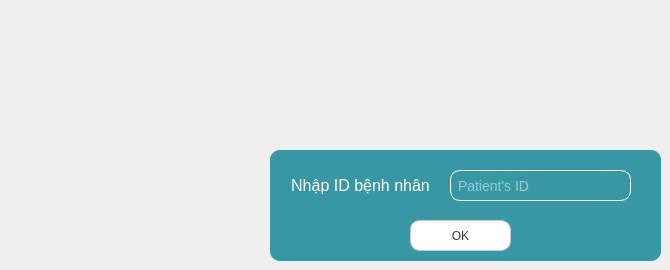
      <widget class="QWidget" name="id_ptn_noti_page">
       <widget class="QWidget" name="widget_6" native="true">
        <property name="geometry">
         <rect>
          <x>270</x>
          <y>150</y>
          <width>391</width>
          <height>111</height>
         </rect>
        </property>
        <property name="styleSheet">
         <string notr="true">background-color: #3797a4;
border-radius: 10px;</string>
        </property>
        <widget class="QLabel" name="notify_label_2">
         <property name="geometry">
          <rect>
           <x>10</x>
           <y>10</y>
           <width>161</width>
           <height>51</height>
          </rect>
         </property>
         <property name="styleSheet">
          <string notr="true">font-size: 16px;
color: white;
border-radius: 10px;</string>
         </property>
         <property name="text">
          <string>Nhập ID bệnh nhân</string>
         </property>
         <property name="alignment">
          <set>Qt::AlignCenter</set>
         </property>
        </widget>
        <widget class="QPushButton" name="ok_btn">
         <property name="geometry">
          <rect>
           <x>140</x>
           <y>70</y>
           <width>101</width>
           <height>31</height>
          </rect>
         </property>
         <property name="cursor">
          <cursorShape>PointingHandCursor</cursorShape>
         </property>
         <property name="styleSheet">
          <string notr="true">QPushButton{
	border: 1px solid #ccc;
	background-color: white;
	font-size: 12px;
	color: #3b3b3b;
}
QPushButton:hover{
	background-color: #ccc;
}</string>
         </property>
         <property name="text">
          <string>OK</string>
         </property>
        </widget>
        <widget class="QLineEdit" name="ID_input">
         <property name="geometry">
          <rect>
           <x>180</x>
           <y>20</y>
           <width>181</width>
           <height>31</height>
          </rect>
         </property>
         <property name="styleSheet">
          <string notr="true">border: 1px solid white;
border-radius: 10px;
font-size: 14px;
color:  white;
padding: 5px;</string>
         </property>
         <property name="maxLength">
          <number>9</number>
         </property>
         <property name="placeholderText">
          <string>Patient's ID</string>
         </property>
        </widget>
       </widget>
      </widget>
